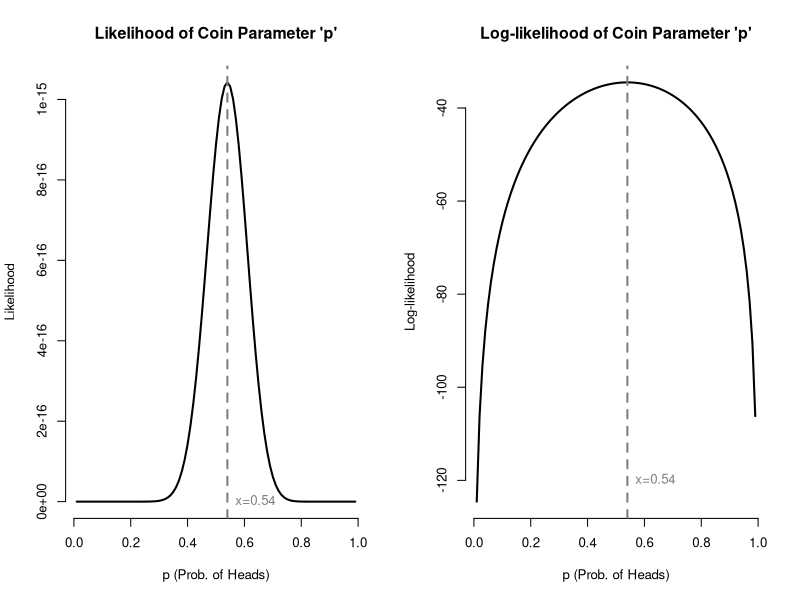
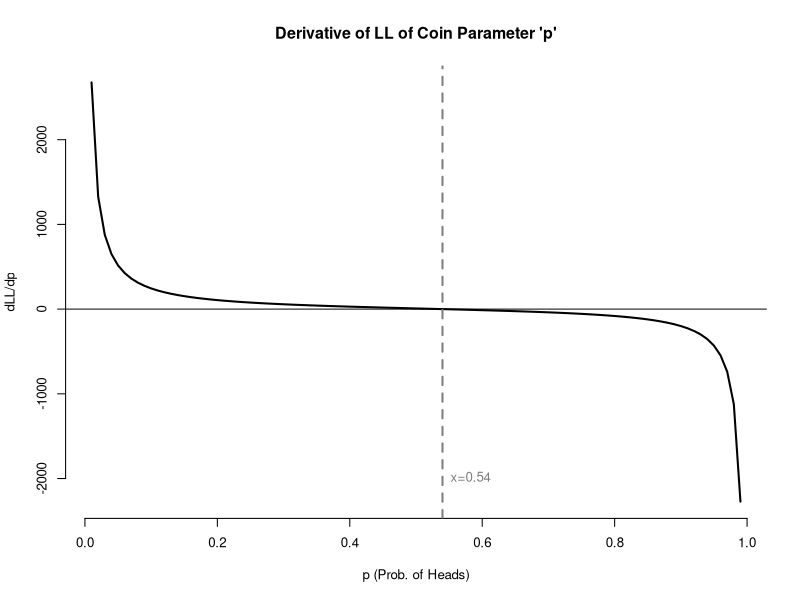
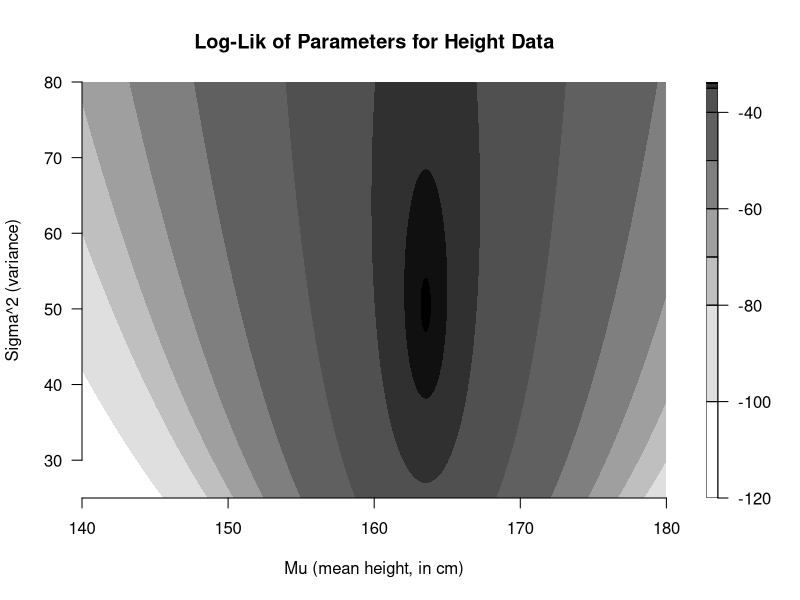

R code for these plots, in order:
## ---- chunk 1
#| label: fig-coinlikelihood
#| code-fold: true
#| fig-cap: "Likelihood and log-likelihood of coin flip data"

#generate coin data
coins <- c(rep(1,27),rep(0,23))

#compute likelihood and log-likelihood functions
coin.lik <- function(p) p^sum(coins)*(1-p)^sum(1-coins)
coin.ll <- function(p) sum(coins)*log(p)+sum(1-coins)*log(1-p)

#plot coin likelihood and log-likelihood
par(mfrow=c(1,2),bty='n',cex=0.8)
plot((1:99)/100, coin.lik((1:99)/100),type='l',lwd=2,
     main="Likelihood of Coin Parameter 'p'",
     xlab='p (Prob. of Heads)',ylab='Likelihood')
abline(v=mean(coins),lwd=2,lty=2,col='grey50')
text(x=mean(coins),y=0,pos=4,col='grey50',
     labels=paste0('x=',round(mean(coins),2)))

plot((1:99)/100, coin.ll((1:99)/100),type='l',lwd=2,
     main="Log-likelihood of Coin Parameter 'p'",
     xlab='p (Prob. of Heads)',ylab='Log-likelihood')
abline(v=mean(coins),lwd=2,lty=2,col='grey50')
text(x=mean(coins),y=-120,pos=4,col='grey50',
     labels=paste0('x=',round(mean(coins),2)))
## ---- chunk 2
#| label: fig-coindll
#| code-fold: true
#| fig-cap: "First derivative of the log-likelihood of coin flip data"

# create first derivative of coin log-likelihood function
coin.dll <- function(p) sum(coins)/p-sum(1-coins)/(1-p)

# graph first derivative of coin log-likelihood function
par(mfrow=c(1,1),bty='n',cex=0.8)
plot((1:99)/100, coin.dll((1:99)/100),type='l',lwd=2,
     main="Derivative of LL of Coin Parameter 'p'",
     xlab='p (Prob. of Heads)',ylab='dLL/dp')
abline(h=0)
abline(v=sum(coins)/length(coins),lwd=2,lty=2,col='grey50')
text(x=sum(coins)/length(coins),y=-2000,pos=4,col='grey50',
     labels=paste0('x=',round(sum(coins)/length(coins),2)))

## ---- chunk 3
#| label: fig-heightcontour
#| code-fold: true
#| fig-cap: "Contour plot of height data log-likelihoods"

#generate height data
heights <- c(170.1,161.6,175.2,166.3,165.6,165.8,152.0,155.8,168.6,154.3)

#generate height parameter ll contour plot
height.ll <- function(parms) {-1*length(heights)*log(2*pi*parms[2])/2-sum((heights-parms[1])^2)/(2*parms[2])}
xgrid <- seq(140,180,0.1)
ygrid <- seq(25,80,0.1)
zgrid <- matrix(apply(cbind(rep(xgrid,times=length(ygrid)),rep(ygrid,each=length(xgrid))),
                      1,height.ll),ncol=length(ygrid))
filled.contour(xgrid,ygrid,zgrid,levels=c(-120,-100,-80,-70,-60,-50,-40,-35,-34,-33.8,-33.7),
               col=paste0('#000000',c('00','20','40','60','80','9f','af','cf','ef','ff')),
               main='Log-Lik of Parameters for Height Data',
               xlab='Mu (mean height, in cm)',ylab='Sigma^2 (variance)')

